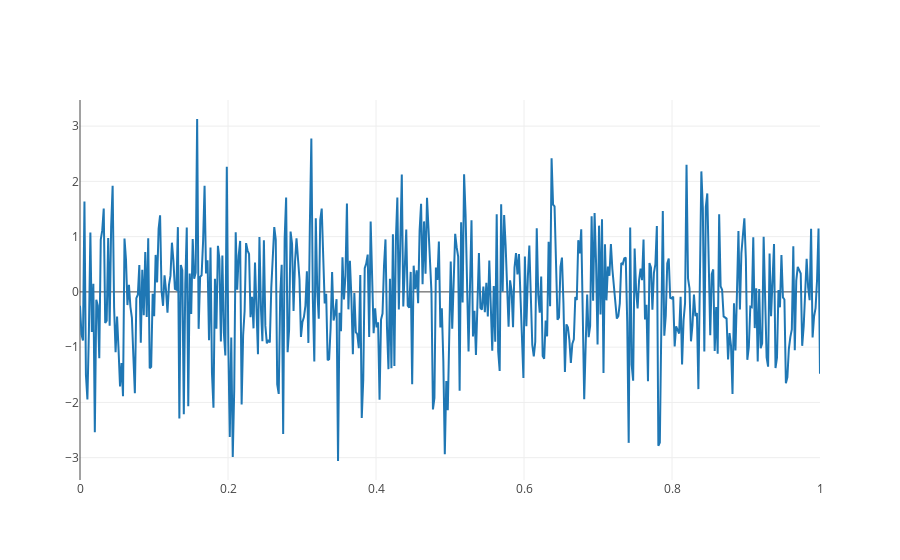

The cell this chart's notebook holds for it:
### Markdown cell above
Right, so try clicking on this chart, nothing happens...It's interactive, when you hover over the chart you'll see the corresponding numbers, but that's about it. If you click on "Export to plot.ly" you will basically get the interface you would get if you have an online chart, it's what is called the online chart editor. Now let's see when we do the exact same chart but on-line:

### Code cell
# Create a trace again
trace = go.Scatter(
    x = random_x,
    y = random_y
)

data = [trace]

# Ok here we go, this is the online plotting command
off.iplot(data, filename='basic-line')

### Figure 1 — Plotly figure (JSON) as saved in the notebook; plotly's stock layout.template omitted (floating-point values rounded to 4 significant figures; data arrays with more than 128 entries replaced by an {"elided": "..."} marker saying what was removed)
{"data": [{"type": "scatter", "x": {"elided": "500 float values"}, "y": {"elided": "500 float values"}}], "layout": {}}
